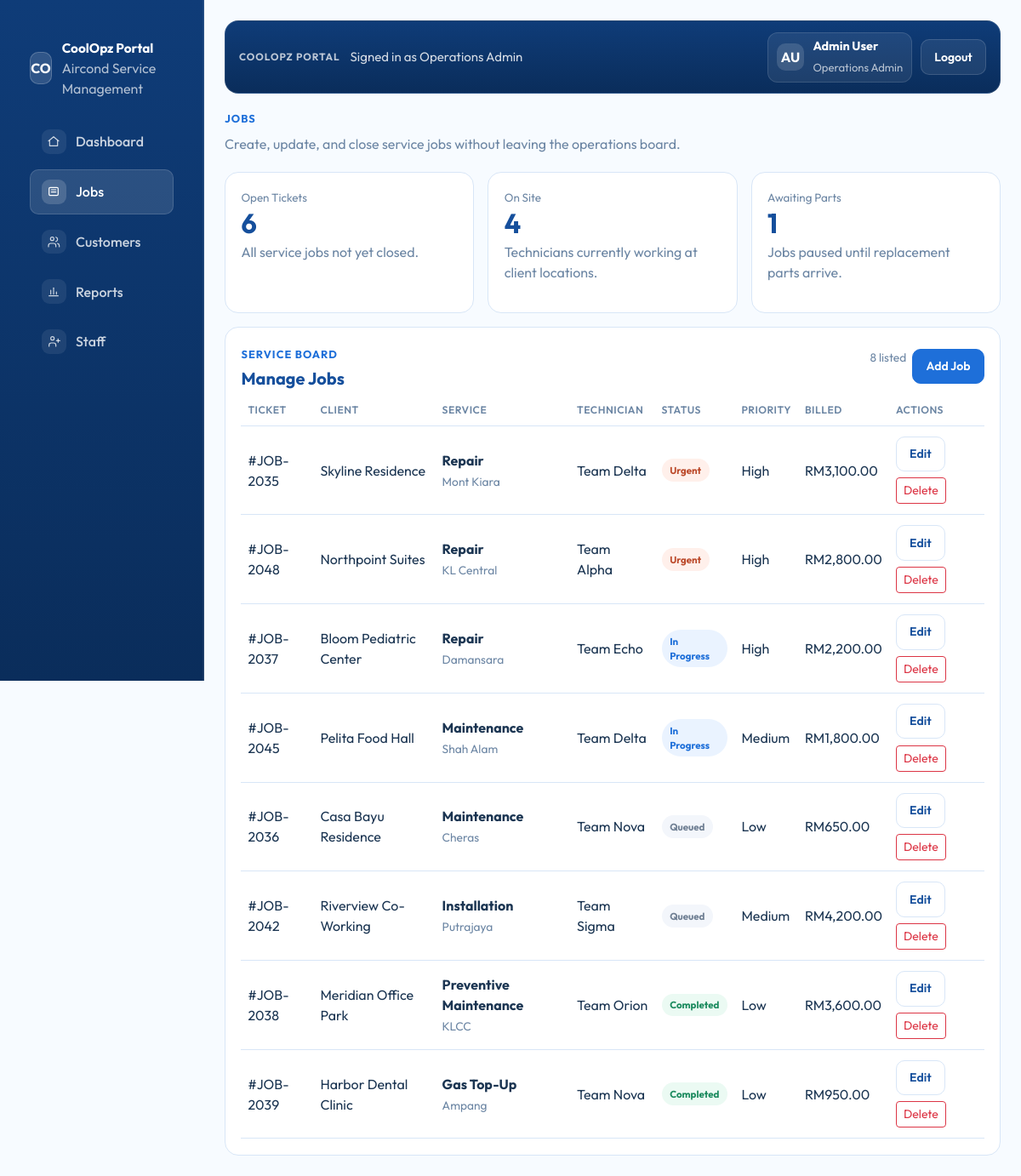
/jobs.php (signed in), run on the app's committed database.
### tables this page shows
CREATE TABLE IF NOT EXISTS jobs (
    id INT UNSIGNED AUTO_INCREMENT PRIMARY KEY,
    ticket_number VARCHAR(40) NOT NULL UNIQUE,
    customer_name VARCHAR(190) NOT NULL,
    service_type VARCHAR(80) NOT NULL,
    technician_team VARCHAR(80) NOT NULL,
    zone VARCHAR(80) NOT NULL,
    status VARCHAR(40) NOT NULL,
    priority_level VARCHAR(40) NOT NULL,
    billed_amount DECIMAL(10,2) NOT NULL DEFAULT 0,
    notes VARCHAR(255) NOT NULL DEFAULT '',
    created_at TIMESTAMP DEFAULT CURRENT_TIMESTAMP
);

### includes/data.php (called while the page is built, shortened)
<?php
require_once __DIR__ . '/database.php';
function coolopz_status_badge_class(string $status): string
{
    return match ($status) {
        'Urgent', 'Priority' => 'status-urgent',
        'In Progress', 'Contract Active' => 'status-progress',
        'Queued', 'Renewal Due', 'Review' => 'status-queued',
        'Completed' => 'status-complete',
        default => 'status-queued',
    };
}
function coolopz_fetch_job_metrics(): array
{
    $pdo = coolopz_db();
    return [
        'open_tickets' => (int) $pdo->query("SELECT COUNT(*) FROM jobs WHERE status <> 'Completed'")->fetchColumn(),
        'on_site' => (int) $pdo->query("SELECT COUNT(*) FROM jobs WHERE status IN ('Urgent', 'In Progress')")->fetchColumn(),
        'awaiting_parts' => (int) $pdo->query("SELECT COUNT(*) FROM jobs WHERE notes LIKE '%parts%'")->fetchColumn(),
    ];
}
function coolopz_fetch_jobs(): array
{
    $statement = coolopz_db()->query(
        "SELECT id, ticket_number, customer_name, service_type, technician_team, zone, status, priority_level, billed_amount, notes, created_at
         FROM jobs
         ORDER BY FIELD(status, 'Urgent', 'In Progress', 'Queued', 'Completed'), id DESC"
    );
    return $statement->fetchAll();
}

### includes/database.php (called while the page is built, shortened)
<?php
function coolopz_db_config(): array
{
    static $config;
    if ($config === null) {
        $config = require __DIR__ . '/../config/database.php';
    }
    return $config;
}
function coolopz_db(): PDO
{
    static $pdo;
    if ($pdo instanceof PDO) {
        return $pdo;
    }
    $config = coolopz_db_config();
    $dsn = sprintf(
        'mysql:host=%s;port=%d;dbname=%s;charset=%s',
        $config['host'],
        $config['port'],
        $config['database'],
        $config['charset']
    );
    $pdo = new PDO($dsn, $config['username'], $config['password'], [
        PDO::ATTR_ERRMODE => PDO::ERRMODE_EXCEPTION,
        PDO::ATTR_DEFAULT_FETCH_MODE => PDO::FETCH_ASSOC,
        PDO::ATTR_EMULATE_PREPARES => false,
    ]);
    return $pdo;
}

### jobs.php (the view, shortened to what this page needs)
<?php
require_once __DIR__ . '/includes/data.php';
$jobMetrics = coolopz_fetch_job_metrics();
$jobs = coolopz_fetch_jobs();
include __DIR__ . '/includes/head.php';
include __DIR__ . '/includes/sidebar.php';
?>
        <main class="portal-main">
<?php include __DIR__ . '/includes/topbar.php'; ?>
            <section class="hero-section">
                <span class="section-label">Jobs</span>
                <p class="hero-copy">Create, update, and close service jobs without leaving the operations board.</p>
            </section>
            <section class="row g-2 g-lg-3">
                <div class="col-md-4">
                    <div class="simple-panel stat-card">
                        <span class="stat-label">Open Tickets</span>
                        <strong class="stat-value"><?= htmlspecialchars((string) $jobMetrics['open_tickets'], ENT_QUOTES, 'UTF-8') ?></strong>
                        <p>All service jobs not yet closed.</p>
                    </div>
                </div>
                <div class="col-md-4">
                    <div class="simple-panel stat-card">
                        <span class="stat-label">On Site</span>
                        <strong class="stat-value"><?= htmlspecialchars((string) $jobMetrics['on_site'], ENT_QUOTES, 'UTF-8') ?></strong>
                        <p>Technicians currently working at client locations.</p>
                    </div>
                </div>
                <div class="col-md-4">
                    <div class="simple-panel stat-card">
                        <span class="stat-label">Awaiting Parts</span>
                        <strong class="stat-value"><?= htmlspecialchars((string) $jobMetrics['awaiting_parts'], ENT_QUOTES, 'UTF-8') ?></strong>
                        <p>Jobs paused until replacement parts arrive.</p>
                    </div>
                </div>
            </section>
            <section class="row g-3 mt-0">
                <div class="col-12">
                    <div class="simple-panel h-100">
                        <div class="panel-head mb-2">
                            <div>
                                <span class="section-label">Service board</span>
                                <h2 class="panel-title">Manage Jobs</h2>
                            </div>
                            <div class="jobs-actions">
                                <span class="subtle-note"><?= htmlspecialchars((string) count($jobs), ENT_QUOTES, 'UTF-8') ?> listed</span>
                                <button type="button" class="btn btn-portal-primary btn-sm" data-bs-toggle="modal" data-bs-target="#jobModal">Add Job</button>
                            </div>
                        </div>
                        <div class="table-responsive">
                            <table class="table portal-table align-middle mb-0">
                                <thead>
                                    <tr>
                                        <th>Ticket</th>
                                        <th>Client</th>
                                        <th>Service</th>
                                        <th>Technician</th>
                                        <th>Status</th>
                                        <th>Priority</th>
                                        <th>Billed</th>
                                        <th>Actions</th>
                                    </tr>
                                </thead>
                                <tbody>
<?php foreach ($jobs as $job): ?>
                                    <tr>
                                        <td><?= htmlspecialchars($job['ticket_number'], ENT_QUOTES, 'UTF-8') ?></td>
                                        <td><?= htmlspecialchars($job['customer_name'], ENT_QUOTES, 'UTF-8') ?></td>
                                        <td>
                                            <strong class="d-block"><?= htmlspecialchars($job['service_type'], ENT_QUOTES, 'UTF-8') ?></strong>
                                            <span class="subtle-note"><?= htmlspecialchars($job['zone'] !== '' ? $job['zone'] : 'No zone assigned', ENT_QUOTES, 'UTF-8') ?></span>
                                        </td>
                                        <td><?= htmlspecialchars($job['technician_team'], ENT_QUOTES, 'UTF-8') ?></td>
                                        <td><span class="status-badge <?= coolopz_status_badge_class($job['status']) ?>"><?= htmlspecialchars($job['status'], ENT_QUOTES, 'UTF-8') ?></span></td>
                                        <td><?= htmlspecialchars($job['priority_level'], ENT_QUOTES, 'UTF-8') ?></td>
                                        <td><?= htmlspecialchars((float) $job['billed_amount'] > 0 ? 'RM' . number_format((float) $job['billed_amount'], 2) : 'Pending', ENT_QUOTES, 'UTF-8') ?></td>
                                        <td>
                                            <div class="jobs-actions">
                                                <a class="btn btn-portal-secondary btn-sm" href="jobs.php?edit=<?= htmlspecialchars((string) $job['id'], ENT_QUOTES, 'UTF-8') ?>">Edit</a>
                                                <form method="post" class="m-0" onsubmit="return confirm('Delete this job?');">
                                                    <button type="submit" class="btn btn-outline-danger btn-sm">Delete</button>
                                                </form>
                                            </div>
                                        </td>
                                    </tr>
<?php endforeach; ?>
                                </tbody>
                            </table>
                        </div>
                    </div>
                </div>
            </section>
        </main>
<?php include __DIR__ . '/includes/footer.php'; ?>

### assets/css/theme.css (style rules this page uses)
:root { --portal-blue: #1e6fd9; --portal-blue-dark: #154f9c; --portal-sidebar: #0f3c78; --portal-sidebar-deep: #0a2d5b; --portal-sidebar-line: rgba(255, 255, 255, 0.12); --portal-sidebar-text: rgba(255, 255, 255, 0.78); --portal-blue-soft: #eef5ff; --portal-border: #d8e6f7; --portal-text: #1b3552; --portal-muted: #6c86a4; --portal-white: #ffffff; --portal-bg: #f7fbff; --portal-sidebar-width: 240px; }
* { box-sizing: border-box; }
body { margin: 0; min-height: 100vh; font-family: "Outfit", sans-serif; color: var(--portal-text); background: var(--portal-bg); }
.brand-subtitle, .hero-copy, .stat-card p, .snapshot-list, .form-label, .sidebar-card p { color: var(--portal-muted); }
.portal-main { padding: 1.5rem; }
.btn-portal-primary, .btn-portal-secondary { border-radius: 10px; padding: 0.58rem 0.95rem; font-weight: 600; }
.btn-portal-primary { background: var(--portal-blue); border: 1px solid var(--portal-blue); color: var(--portal-white); }
.btn-portal-secondary { background: var(--portal-white); border: 1px solid var(--portal-border); color: var(--portal-blue-dark); }
.hero-section { padding-bottom: 0.35rem; }
.section-label { display: inline-block; margin-bottom: 0.45rem; color: var(--portal-blue); font-size: 0.8rem; font-weight: 700; letter-spacing: 0.08em; text-transform: uppercase; }
.simple-panel { padding: 1.15rem; background: var(--portal-white); border: 1px solid var(--portal-border); border-radius: 16px; }
.panel-head { display: flex; align-items: center; justify-content: space-between; gap: 0.75rem; }
.panel-title { margin: 0; font-size: 1.25rem; font-weight: 700; color: var(--portal-blue-dark); }
.stat-card { height: 100%; }
.stat-label { display: block; font-size: 0.84rem; color: var(--portal-muted); }
.stat-value { display: block; margin: 0.25rem 0 0.4rem; font-size: 2rem; line-height: 1; color: var(--portal-blue-dark); }
.subtle-note { font-size: 0.86rem; color: var(--portal-muted); }
.portal-table { --bs-table-bg: transparent; --bs-table-color: var(--portal-text); }
.portal-table thead th { color: var(--portal-muted); font-size: 0.76rem; font-weight: 600; letter-spacing: 0.04em; text-transform: uppercase; border-bottom-color: var(--portal-border); }
.portal-table tbody td { padding-top: 0.75rem; padding-bottom: 0.75rem; border-color: var(--portal-border); }
.status-badge { display: inline-flex; align-items: center; justify-content: center; padding: 0.3rem 0.6rem; border-radius: 999px; font-size: 0.72rem; font-weight: 700; }
.status-urgent { background: #fff0eb; color: #bc4b2c; }
.status-progress { background: #eaf3ff; color: var(--portal-blue); }
.status-queued { background: #f3f6fb; color: #6f7f93; }
.status-complete { background: #ebfaf3; color: #1c8b5f; }
.jobs-form-actions, .jobs-actions { display: flex; gap: 0.6rem; flex-wrap: wrap; }
.jobs-actions { gap: 0.45rem; }

### data on the page
jobs: ticket_number "#JOB-2035", customer_name "Skyline Residence", service_type "Repair", zone "Mont Kiara", technician_team "Team Delta", status "Urgent", priority_level "High", billed_amount "RM3,100.00"
jobs: ticket_number "#JOB-2048", customer_name "Northpoint Suites", service_type "Repair", zone "KL Central", technician_team "Team Alpha", status "Urgent", priority_level "High", billed_amount "RM2,800.00"
jobs: ticket_number "#JOB-2037", customer_name "Bloom Pediatric Center", service_type "Repair", zone "Damansara", technician_team "Team Echo", status "In Progress", priority_level "High", billed_amount "RM2,200.00"
jobs: ticket_number "#JOB-2045", customer_name "Pelita Food Hall", service_type "Maintenance", zone "Shah Alam", technician_team "Team Delta", status "In Progress", priority_level "Medium", billed_amount "RM1,800.00"
jobs: ticket_number "#JOB-2036", customer_name "Casa Bayu Residence", service_type "Maintenance", zone "Cheras", technician_team "Team Nova", status "Queued", priority_level "Low", billed_amount "RM650.00"
jobs: ticket_number "#JOB-2042", customer_name "Riverview Co-Working", service_type "Installation", zone "Putrajaya", technician_team "Team Sigma", status "Queued", priority_level "Medium", billed_amount "RM4,200.00"
jobs: ticket_number "#JOB-2038", customer_name "Meridian Office Park", service_type "Preventive Maintenance", zone "KLCC", technician_team "Team Orion", status "Completed", priority_level "Low", billed_amount "RM3,600.00"
jobs: ticket_number "#JOB-2039", customer_name "Harbor Dental Clinic", service_type "Gas Top-Up", zone "Ampang", technician_team "Team Nova", status "Completed", priority_level "Low", billed_amount "RM950.00"

### other printed values
$item['label'] "Dashboard"
$item['label'] "Jobs"
$item['label'] "Customers"
$item['label'] "Reports"
$item['label'] "Staff"
$currentUserRole "Operations Admin"
$userInitials "AU"
$currentUserName "Admin User"
$jobMetrics['open_tickets'] "6"
$jobMetrics['on_site'] "4"
$jobMetrics['awaiting_parts'] "1"
count($jobs) "8"
